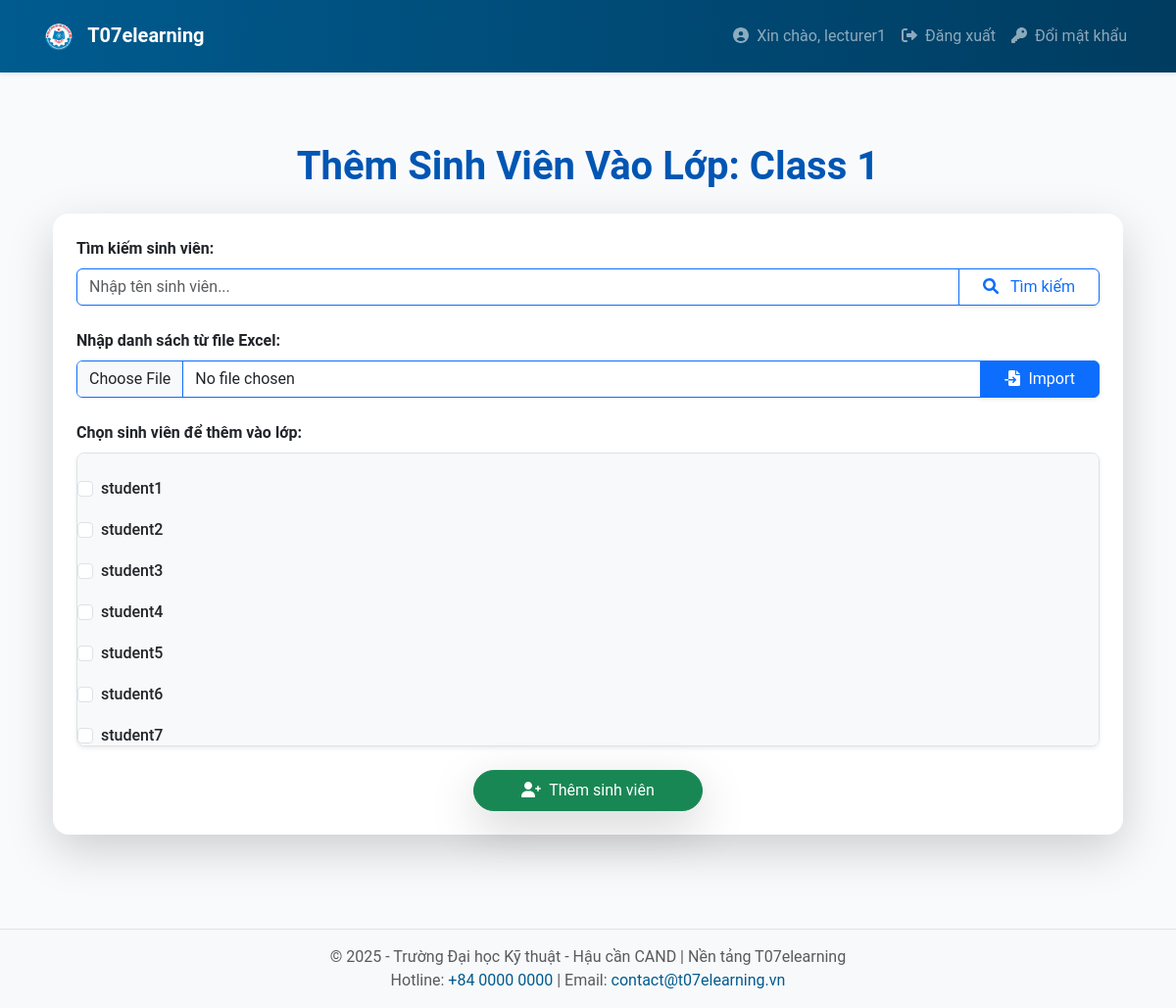
Page /lecturer/class/enroll/1 (signed in) on the committed database.
### app/models.py (models this page shows, shortened)
class User(UserMixin, db.Model):
    __tablename__ = 'users'
    id = db.Column(db.Integer, primary_key=True)
    username = db.Column(db.String(64), unique=True, nullable=False)
    email = db.Column(db.String(120), unique=True, nullable=False)
    password_hash = db.Column(db.String(128), nullable=False)
    registered_on = db.Column(db.DateTime, default=datetime.utcnow)
    last_seen = db.Column(db.DateTime, default=datetime.utcnow, onupdate=datetime.utcnow)
    roles = db.relationship('Role', secondary='user_roles', back_populates='users')
    courses = db.relationship('Course', backref='lecturer', lazy='dynamic')
    enrollments = db.relationship('Enrollment', backref='student', lazy='dynamic')
    submissions = db.relationship('Submission', backref='student', lazy='dynamic')
    notifications = db.relationship('Notification', backref='user', lazy='dynamic')
    def is_lecturer(self):
        return any(role.name == 'lecturer' for role in self.roles)

class Class(db.Model):
    __tablename__ = 'classes'
    id = db.Column(db.Integer, primary_key=True)
    name = db.Column(db.String(128), nullable=False)
    description = db.Column(db.Text, nullable=True)
    created_on = db.Column(db.DateTime, default=datetime.utcnow)
    enrollments = db.relationship('Enrollment', back_populates='class_')
    assignments = db.relationship('Assignment', backref='class', lazy='dynamic')

### app/lecturer/routes.py (the view, shortened to what this page needs)
@bp.route('/class/enroll/<int:class_id>', methods=['GET', 'POST'])
@login_required
def enroll_students(class_id):
    if not current_user.is_lecturer():
        flash('Bạn không có quyền truy cập trang này.')
        return redirect(url_for('main.index'))
    class_ = Class.query.get_or_404(class_id)
    search_query = request.args.get('search', '')
    students = User.query.filter(User.roles.any(name='student'), User.username.contains(search_query)).all()
    form = EnrollStudentsForm()
    return render_template('lecturer/enroll_students.html', class_=class_, students=students, form=form)

### app/lecturer/forms.py
class EnrollStudentsForm(FlaskForm):
    excel_file = FileField('Tải lên Danh sách lớp - Excel', validators=[Optional()])  # Không bắt buộc
    submit = SubmitField('Thêm Sinh Viên')

### app/templates/lecturer/enroll_students.html (shortened to what this page needs)
{% extends "base.html" %} {% block content %}
<div class="container py-5">
  <h1 class="mb-4 text-center text-primary fw-bold">
    Thêm Sinh Viên Vào Lớp: {{ class_.name }}
  </h1>
  <div class="card shadow-lg border-0 rounded-4 p-4 bg-white">
    <form
      method="GET"
      action="{{ url_for('lecturer.enroll_students', class_id=class_.id) }}"
      class="mb-4"
    >
      <label class="form-label fw-semibold" for="search-student"
        >Tìm kiếm sinh viên:</label
      >
      <div class="input-group">
        <input
          type="text"
          id="search-student"
          name="search"
          class="form-control border-primary"
          placeholder="Nhập tên sinh viên..."
          value="{{ request.args.get('search', '') }}"
          aria-label="Tìm kiếm sinh viên"
        />
        <button type="submit" class="btn btn-outline-primary shadow-sm px-4">
          <i class="fas fa-search me-2"></i> Tìm kiếm
        </button>
      </div>
    </form>
    <form method="POST" enctype="multipart/form-data">
      <div class="mb-4">
        <label class="form-label fw-semibold" for="excel-file"
          >Nhập danh sách từ file Excel:</label
        >
        <div class="input-group">
          {{ form.excel_file(class="form-control border-primary",
          id="excel-file") }}
          <button
            type="submit"
            name="action"
            value="import"
            class="btn btn-primary shadow-sm px-4"
          >
            <i class="fas fa-file-import me-2"></i>Import
          </button>
        </div>
      </div>
      <div class="mb-4">
        <label class="form-label fw-semibold"
          >Chọn sinh viên để thêm vào lớp:</label
        >
        <div
          class="border rounded-3 p-3 bg-light shadow-sm overflow-auto"
          style="max-height: 300px"
        >
          {% for student in students %}
          <div class="form-check p-2 rounded-3 select-effect">
            <input
              type="checkbox"
              name="students"
              value="{{ student.id }}"
              id="student-{{ student.id }}"
              class="form-check-input"
            />
            <label
              for="student-{{ student.id }}"
              class="form-check-label fw-medium w-100 text-start"
            >
              {{ student.username }}
            </label>
          </div>
          {% else %}
          <p class="text-muted text-center">
            Không có sinh viên nào để hiển thị.
          </p>
          {% endfor %}
        </div>
      </div>
      <div class="text-center">
        <button
          type="submit"
          name="action"
          value="add_students"
          class="btn btn-success px-5 py-2 shadow-lg rounded-pill"
        >
          <i class="fas fa-user-plus me-2"></i>Thêm sinh viên
        </button>
      </div>
    </form>
  </div>
</div>
{% endblock %}

### app/templates/base.html (shortened to what this page needs)
<!DOCTYPE html>
<html lang="vi">
  <head>
    <link
      rel="stylesheet"
      href="https://cdn.jsdelivr.net/npm/bootstrap@5.3.0/dist/css/bootstrap.min.css"
    />
    <link
      rel="stylesheet"
      href="{{ url_for('static', filename='css/main.css') }}"
    />
  </head>
  <body>
    <nav class="navbar navbar-expand-lg navbar-dark bg-t07 py-3 shadow-sm">
      <div class="container">
        <a class="navbar-brand fw-bold" href="{{ url_for('main.index') }}">
          <img
            src="{{ url_for('static', filename='images/logo.png') }}"
            alt="T07 Logo"
            height="30"
            class="me-2"
          />
          T07elearning
        </a>
        <div class="collapse navbar-collapse" id="mainNav">
          <ul class="navbar-nav ms-auto">
            {% if current_user.is_authenticated %}
            <li class="nav-item">
              <a class="nav-link" href="#">
                <i class="fas fa-user-circle me-1"></i> Xin chào, {{
                current_user.username }}
              </a>
            </li>
            <li class="nav-item">
              <a class="nav-link" href="{{ url_for('auth.logout') }}">
                <i class="fas fa-sign-out-alt me-1"></i> Đăng xuất
              </a>
            </li>
            <li class="nav-item">
              <a class="nav-link" href="{{ url_for('auth.change_password') }}">
                <i class="fas fa-key me-1"></i> Đổi mật khẩu
              </a>
            </li>
              {% endif %}
          </ul>
        </div>
      </div>
    </nav>
    <div class="container my-4">{% block content %} {% endblock %}</div>
    <footer class="bg-light py-3 footer-t07 mt-5">
      <div class="container text-center text-muted">
        <p class="mb-0">
          &copy; 2025 - Trường Đại học Kỹ thuật - Hậu cần CAND | Nền tảng
          T07elearning
        </p>
        <p class="mb-0">
          Hotline: <a href="tel:+8400000000">+84 0000 0000</a> | Email:
          <a href="mailto:contact@t07elearning.vn">contact@t07elearning.vn</a>
        </p>
      </div>
    </footer>
  </body>
</html>

### app/static/css/main.css (style rules this page uses)
* { box-sizing: border-box; }
body { font-family: "Roboto", sans-serif; background-color: #f9fafc; color: #4a4a4a; }
.bg-t07 { background: linear-gradient(90deg, #005b8f 0%, #003c60 100%); }
.footer-t07 { border-top: 1px solid #e2e2e2; }
.footer-t07 a { color: #005b8f; text-decoration: none; }

### app/templates/lecturer/enroll_students.html (style rules this page uses)
.text-primary { color: #0056b3 !important; }

### rows in the picture
User: username "lecturer1"
Class: name "Class 1"
User: username "student1"
User: username "student2"
User: username "student3"
User: username "student4"
User: username "student5"
User: username "student6"
User: username "student7"
